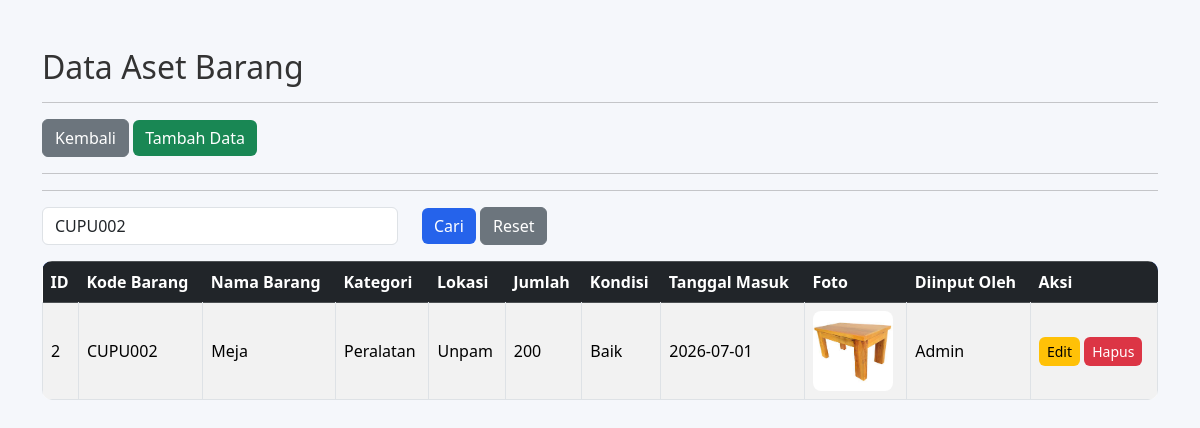
Page /view/aset/index.php?keyword=CUPU002 (signed in) on the committed database.
### tables this page shows
CREATE TABLE `aset` (
  `id_aset` int(11) NOT NULL,
  `kode_barang` varchar(20) NOT NULL,
  `nama_barang` varchar(100) NOT NULL,
  `kategori` varchar(50) NOT NULL,
  `lokasi` varchar(100) NOT NULL,
  `jumlah` int(11) NOT NULL,
  `kondisi` enum('Baik','Rusak') NOT NULL,
  `tanggal_masuk` date NOT NULL,
  `foto` varchar(255) DEFAULT NULL,
  `user_input` varchar(100) NOT NULL
);

### model/Aset.php (called while the page is built, shortened)
<?php
require_once __DIR__ . "/../config/Database.php";
class Aset
{
    private $conn;
    public function __construct()
    {
        $database = new Database();
        $this->conn = $database->connect();
    }
public function search($keyword)
{
    $query = "SELECT * FROM aset
              WHERE
              kode_barang LIKE ?
              OR nama_barang LIKE ?
              OR kategori LIKE ?
              OR lokasi LIKE ?
              ORDER BY id_aset ASC";
    $stmt = $this->conn->prepare($query);
    $keyword = "%".$keyword."%";
    $stmt->bind_param(
        "ssss",
        $keyword,
        $keyword,
        $keyword,
        $keyword
    );
    $stmt->execute();
    return $stmt->get_result();
}
}

### config/Database.php (called while the page is built, shortened)
<?php
class Database
{
    private $host = "localhost";
    private $user = "root";
    private $pass = "";
    private $db   = "db_aset_barang";
    public function connect()
    {
        $this->conn = new mysqli(
            $this->host,
            $this->user,
            $this->pass,
            $this->db
        );
        return $this->conn;
    }
}

### view/aset/index.php (the view, shortened to what this page needs)
<?php
require_once "../../model/Aset.php";
$aset = new Aset();
if(isset($_GET['keyword']) && $_GET['keyword'] != "")
{
    $dataAset = $aset->search($_GET['keyword']);
}
else
{
    $dataAset = $aset->getAll();
}
?>
<!DOCTYPE html>
<html>
<head>
    <link href="https://cdn.jsdelivr.net/npm/bootstrap@5.3.3/dist/css/bootstrap.min.css" rel="stylesheet">
    <link rel="stylesheet" href="/uas_aset_barang/assets/css/style.css">
</head>
<body>
<div class="container mt-5">
    <h2>Data Aset Barang</h2>
    <hr>
    <a href="../dashboard.php" class="btn btn-secondary">
        Kembali
    </a>
    <a href="tambah.php" class="btn btn-success">
        Tambah Data
    </a>
    <hr>
<hr>
<form method="GET" class="row mb-3">
    <div class="col-md-4">
        <input
            type="text"
            name="keyword"
            class="form-control"
            placeholder="Cari kode, nama, kategori, lokasi..."
            value="<?= isset($_GET['keyword']) ? $_GET['keyword'] : ''; ?>">
    </div>
    <div class="col-md-2">
        <button class="btn btn-primary">
            Cari
        </button>
        <a href="index.php" class="btn btn-secondary">
            Reset
        </a>
    </div>
</form>
<table class="table table-bordered table-striped">
    <thead class="table-dark">
        <tr>
            <th>ID</th>
            <th>Kode Barang</th>
            <th>Nama Barang</th>
            <th>Kategori</th>
            <th>Lokasi</th>
            <th>Jumlah</th>
            <th>Kondisi</th>
            <th>Tanggal Masuk</th>
            <th>Foto</th>
            <th>Diinput Oleh</th>
            <th>Aksi</th>
        </tr>
    </thead>
    <tbody>
    <?php while($row = $dataAset->fetch_assoc()) : ?>
        <tr>
            <td><?= $row['id_aset']; ?></td>
            <td><?= $row['kode_barang']; ?></td>
            <td><?= $row['nama_barang']; ?></td>
            <td><?= $row['kategori']; ?></td>
            <td><?= $row['lokasi']; ?></td>
            <td><?= $row['jumlah']; ?></td>
            <td><?= $row['kondisi']; ?></td>
            <td><?= $row['tanggal_masuk']; ?></td>
            <td>
                <?php if($row['foto'] != "") : ?>
                    <img src="../../uploads/<?= $row['foto']; ?>" width="80">
                <?php else : ?>
                    Tidak ada foto
                <?php endif; ?>
            </td>
            <td><?= $row['user_input']; ?></td>
            <td>
                <a href="edit.php?id=<?= $row['id_aset']; ?>" class="btn btn-warning btn-sm">
                    Edit
                </a>
                <a href="../../controller/AsetController.php?hapus=<?= $row['id_aset']; ?>"
                   class="btn btn-danger btn-sm"
                   onclick="return confirm('Yakin ingin menghapus data ini?')">
                    Hapus
                </a>
            </td>
        </tr>
    <?php endwhile; ?>
    </tbody>
</table>
</div>
</body>
</html>

### assets/css/style.css (style rules this page uses)
body { background-color: #f4f6f9; font-family: Arial, Helvetica, sans-serif; color: #333; }
.container { margin-top: 20px; }
.form-control { border-radius: 6px; }
.btn { border-radius: 6px; }
.btn-success, .btn-primary, .btn-warning, .btn-danger { font-weight: 500; }
.table { background: white; border-radius: 10px; overflow: hidden; }
.table thead { background-color: #0d6efd; color: white; }
.table th, .table td { vertical-align: middle; }
img { border-radius: 8px; }
body { margin:0; font-family:'Segoe UI',sans-serif; background:#f5f7fb; }
.table { margin-top:15px; }
.table thead { background:#2563eb; color:white; }
.table th { border:none; }
.btn-primary { background:#2563eb; border:none; }
.btn-success { border:none; }
.btn-warning { border:none; }
.btn-danger { border:none; }

### rows in the picture
aset: id_aset "2", kode_barang "CUPU002", nama_barang "Meja", kategori "Peralatan", lokasi "Unpam", jumlah "200", kondisi "Baik", tanggal_masuk "2026-07-01", foto (picture), user_input "Admin"
